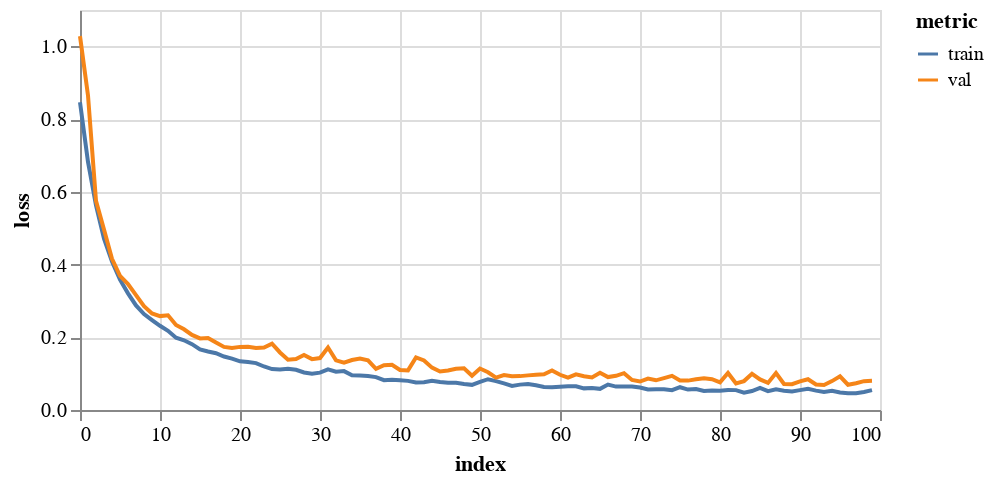

The code cell stored with this chart in its notebook:
### Markdown cell above
## 3. Train on all groups at once

### Code cell
allTrainData, allValData = [], []
print('training on all groups')
for name, data in trainSets.items():
    allTrainData = allTrainData + data
    allValData = allValData + valSets[name]

gcn = FeaStNet()
history = gcn.trainModel(allTrainData, allValData, epochs=epochs, batch_size=256, flatten=True, logTrans=False, 
                         ssTrans=True, saveDir=saveDir+'allGroups')

display(plotHistory(history))

# test
for testName, testSet in testSets.items():
    print('testing on '+testName+'\n')
    resultsDict = gcn.testModel(testSet, level='field')
    resultsDict['Trained on'] = ['all groups']*len(resultsDict['mse'])
    resultsDict['Tested on'] = [testName]*len(resultsDict['mse'])
    results = pivotDict(resultsDict)
    resultsList.extend(results)
    
pd.DataFrame(resultsList)

### Figure 1 — Vega-Lite specification as saved in the notebook (floating-point values rounded to 4 significant figures)
{"config": {"view": {"continuousWidth": 400, "continuousHeight": 300}}, "data": {"name": "data-e56b2d233e081426f8127fc6f21fd0a1"}, "mark": "line", "encoding": {"color": {"type": "nominal", "field": "metric"}, "tooltip": [{"type": "quantitative", "field": "epoch"}, {"type": "quantitative", "field": "value"}], "x": {"type": "quantitative", "field": "index"}, "y": {"type": "quantitative", "axis": {"title": "loss"}, "field": "value"}}, "height": 200, "transform": [{"fold": ["train", "val"], "as": ["metric", "value"]}], "width": 400, "$schema": "https://vega.github.io/schema/vega-lite/v4.8.1.json", "datasets": {"data-e56b2d233e081426f8127fc6f21fd0a1": [{"index": 0, "train": 0.8463, "val": 1.028}, {"index": 1, "train": 0.6821, "val": 0.8652}, {"index": 2, "train": 0.5626, "val": 0.575}, {"index": 3, "train": 0.4714, "val": 0.4966}, {"index": 4, "train": 0.4085, "val": 0.4157}, {"index": 5, "train": 0.3583, "val": 0.3691}, {"index": 6, "train": 0.3209, "val": 0.3465}, {"index": 7, "train": 0.2876, "val": 0.3161}, {"index": 8, "train": 0.2639, "val": 0.2857}, {"index": 9, "train": 0.2474, "val": 0.2656}, {"index": 10, "train": 0.2315, "val": 0.2582}, {"index": 11, "train": 0.2176, "val": 0.2606}, {"index": 12, "train": 0.1988, "val": 0.2339}, {"index": 13, "train": 0.1918, "val": 0.222}, {"index": 14, "train": 0.1812, "val": 0.2064}, {"index": 15, "train": 0.1667, "val": 0.1969}, {"index": 16, "train": 0.1608, "val": 0.1982}, {"index": 17, "train": 0.1561, "val": 0.1854}, {"index": 18, "train": 0.147, "val": 0.1735}, {"index": 19, "train": 0.1412, "val": 0.1706}, {"index": 20, "train": 0.1338, "val": 0.1736}, {"index": 21, "train": 0.1318, "val": 0.1741}, {"index": 22, "train": 0.129, "val": 0.1703}, {"index": 23, "train": 0.1196, "val": 0.1717}, {"index": 24, "train": 0.1125, "val": 0.1824}, {"index": 25, "train": 0.1113, "val": 0.1582}, {"index": 26, "train": 0.1137, "val": 0.1384}, {"index": 27, "train": 0.1105, "val": 0.14}, {"index": 28, "train": 0.1031, "val": 0.1511}, {"index": 29, "train": 0.09973, "val": 0.1398}, {"index": 30, "train": 0.1027, "val": 0.1428}, {"index": 31, "train": 0.1115, "val": 0.172}, {"index": 32, "train": 0.1051, "val": 0.1366}, {"index": 33, "train": 0.1069, "val": 0.1299}, {"index": 34, "train": 0.09524, "val": 0.1373}, {"index": 35, "train": 0.09468, "val": 0.1416}, {"index": 36, "train": 0.09367, "val": 0.1367}, {"index": 37, "train": 0.09054, "val": 0.1134}, {"index": 38, "train": 0.08206, "val": 0.123}, {"index": 39, "train": 0.08336, "val": 0.1245}, {"index": 40, "train": 0.08172, "val": 0.1101}, {"index": 41, "train": 0.08013, "val": 0.1089}, {"index": 42, "train": 0.07554, "val": 0.1446}, {"index": 43, "train": 0.07612, "val": 0.1361}, {"index": 44, "train": 0.08051, "val": 0.1165}, {"index": 45, "train": 0.07684, "val": 0.1057}, {"index": 46, "train": 0.07464, "val": 0.1088}, {"index": 47, "train": 0.07475, "val": 0.1133}, {"index": 48, "train": 0.07136, "val": 0.1149}, {"index": 49, "train": 0.06915, "val": 0.09404}, {"index": 50, "train": 0.07726, "val": 0.114}, {"index": 51, "train": 0.08469, "val": 0.1038}, {"index": 52, "train": 0.07958, "val": 0.08905}, {"index": 53, "train": 0.07306, "val": 0.09625}, {"index": 54, "train": 0.06639, "val": 0.09265}, {"index": 55, "train": 0.06976, "val": 0.09318}, {"index": 56, "train": 0.07165, "val": 0.0952}, {"index": 57, "train": 0.06784, "val": 0.09724}, {"index": 58, "train": 0.06356, "val": 0.09826}, {"index": 59, "train": 0.06287, "val": 0.1086}, {"index": 60, "train": 0.06425, "val": 0.09682}, {"index": 61, "train": 0.06538, "val": 0.08886}, {"index": 62, "train": 0.06544, "val": 0.0981}, {"index": 63, "train": 0.05948, "val": 0.09303}, {"index": 64, "train": 0.06044, "val": 0.08973}, {"index": 65, "train": 0.05816, "val": 0.1025}, {"index": 66, "train": 0.06989, "val": 0.09053}, {"index": 67, "train": 0.06433, "val": 0.09401}, {"index": 68, "train": 0.06486, "val": 0.1013}, {"index": 69, "train": 0.06453, "val": 0.08264}, {"index": 70, "train": 0.06177, "val": 0.07834}, {"index": 71, "train": 0.05622, "val": 0.0866}, {"index": 72, "train": 0.05706, "val": 0.08164}, {"index": 73, "train": 0.05728, "val": 0.08771}, {"index": 74, "train": 0.05434, "val": 0.09403}, {"index": 75, "train": 0.06265, "val": 0.08131}, {"index": 76, "train": 0.05621, "val": 0.08083}, {"index": 77, "train": 0.05786, "val": 0.08437}, {"index": 78, "train": 0.05249, "val": 0.08726}, {"index": 79, "train": 0.05371, "val": 0.08456}, {"index": 80, "train": 0.05287, "val": 0.07597}, {"index": 81, "train": 0.05486, "val": 0.1017}, {"index": 82, "train": 0.05466, "val": 0.07303}, {"index": 83, "train": 0.04743, "val": 0.07948}, {"index": 84, "train": 0.0521, "val": 0.09935}, {"index": 85, "train": 0.06103, "val": 0.08406}, {"index": 86, "train": 0.05191, "val": 0.07445}, {"index": 87, "train": 0.05678, "val": 0.1017}, {"index": 88, "train": 0.0531, "val": 0.07142}, {"index": 89, "train": 0.05065, "val": 0.07089}, {"index": 90, "train": 0.05461, "val": 0.07857}, {"index": 91, "train": 0.05818, "val": 0.08448}, {"index": 92, "train": 0.05335, "val": 0.07014}, {"index": 93, "train": 0.04936, "val": 0.06881}, {"index": 94, "train": 0.053, "val": 0.07947}, {"index": 95, "train": 0.04807, "val": 0.09255}, {"index": 96, "train": 0.04591, "val": 0.06944}, {"index": 97, "train": 0.04622, "val": 0.07356}, {"index": 98, "train": 0.04939, "val": 0.07939}, {"index": 99, "train": 0.05452, "val": 0.08059}]}}
